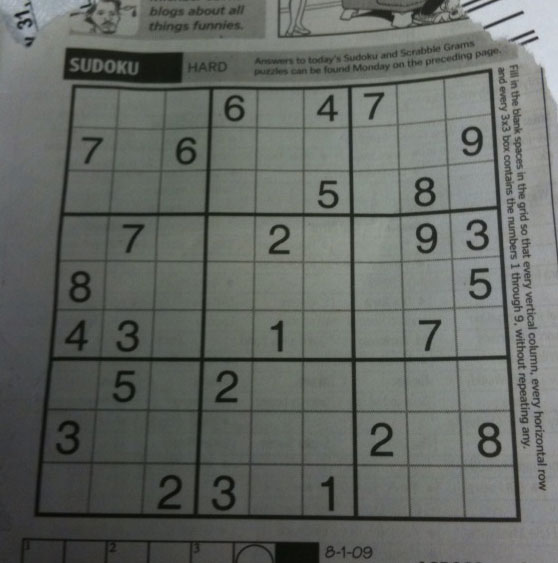
#> input picture Data_image_from_opencv/sudoku.png, 558 x 563 px
$ python Otsu_Binarization_Thresholding.py
#> lines starting #> are read from the running program, lines starting #| are printed output that depends on the picture; after the words box and inside, x2 and y2 are one past the last pixel; in counts of white or black regions, pixels touching at a corner belong together
import cv2
import numpy as np
import matplotlib.pyplot as plt

img = cv2.imread('../Data_image_from_opencv/sudoku.png')
#> img is the input picture: shape (563, 558, 3); mean B, G, R 99.5, 104.1, 100
img1 = cv2.cvtColor(img, cv2.COLOR_BGR2RGB)
img = cv2.cvtColor(img, cv2.COLOR_BGR2GRAY)
#> img: shape (563, 558)

# Global thresholding
ret1, th1 = cv2.threshold(img, 127,255,cv2.THRESH_BINARY)
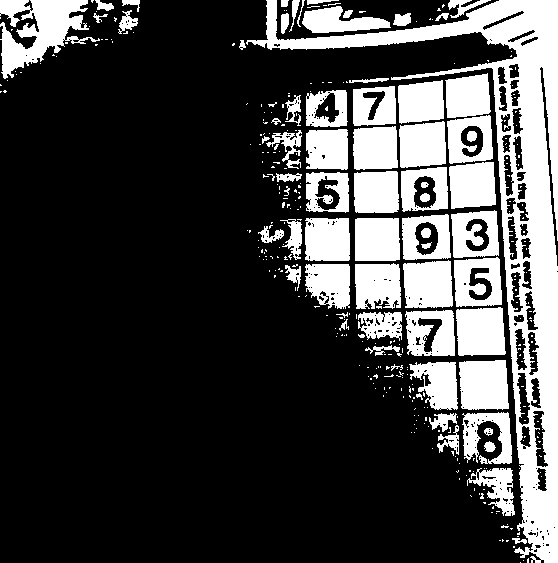
#> th1: shape (563, 558); 26% white; 351 white regions (281 under 20 px), largest, box (x1, y1, x2, y2) and area: (246, 0, 558, 563) 26722, (0, 0, 100, 79) 3842, (459, 360, 509, 410) 2280
th1 = cv2.cvtColor(th1, cv2.COLOR_GRAY2RGB)

# Otsu's thresholding
ret2, th2 = cv2.threshold(img, 0,255,cv2.THRESH_BINARY+cv2.THRESH_OTSU)
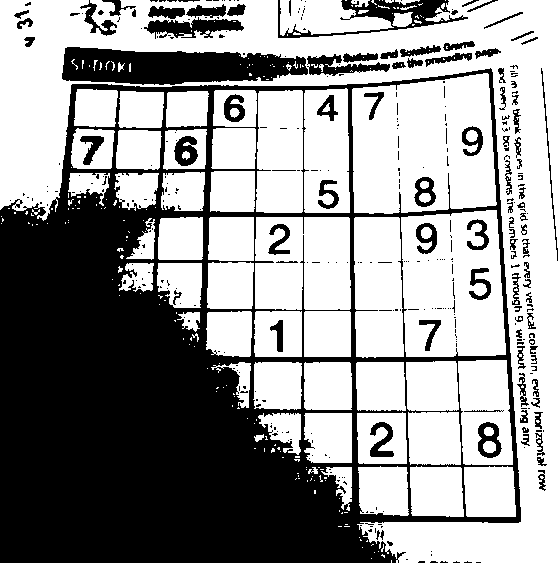
#> th2: shape (563, 558); 59% white; 359 black regions (263 under 20 px), largest, box (x1, y1, x2, y2) and area: (0, 68, 521, 563) 105703, (62, 47, 308, 85) 6806, (278, 0, 468, 38) 2033
#> ret2 = 97
th2 = cv2.cvtColor(th2, cv2.COLOR_GRAY2RGB)

# Otsu's thresholding after blur by Gauccian
blur = cv2.GaussianBlur(img, (5,5), 0)
ret3, th3 = cv2.threshold(blur, 0,255,cv2.THRESH_BINARY + cv2.THRESH_OTSU)
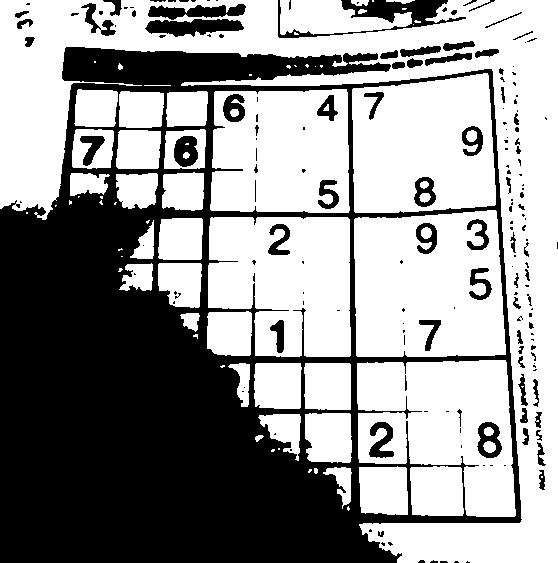
#> th3: shape (563, 558); 58.8% white; 179 black regions (109 under 20 px), largest, box (x1, y1, x2, y2) and area: (0, 47, 522, 563) 115329, (278, 0, 466, 38) 2012, (145, 19, 244, 37) 1189
#> ret3 = 97
th3 = cv2.cvtColor(th3, cv2.COLOR_GRAY2RGB)

plt.subplot(1,4,1), plt.imshow(img1), plt.title('Original'), plt.xticks(), plt.yticks()
plt.subplot(1,4,2), plt.imshow(th1), plt.title('Global thresh'), plt.xticks(), plt.yticks()
plt.subplot(1,4,3), plt.imshow(th2), plt.title("Otsu's Thresh"), plt.xticks(), plt.yticks()
plt.subplot(1,4,4), plt.imshow(th3), plt.title("Otsu's after Bluring"), plt.xticks(), plt.yticks()

plt.show()
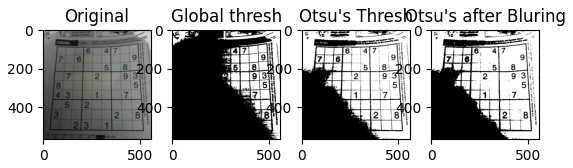
#> figure drawn by matplotlib, 4 panels

$ run again, with Data_image_from_opencv/aloeGT.png copied over Data_image_from_opencv/sudoku.png
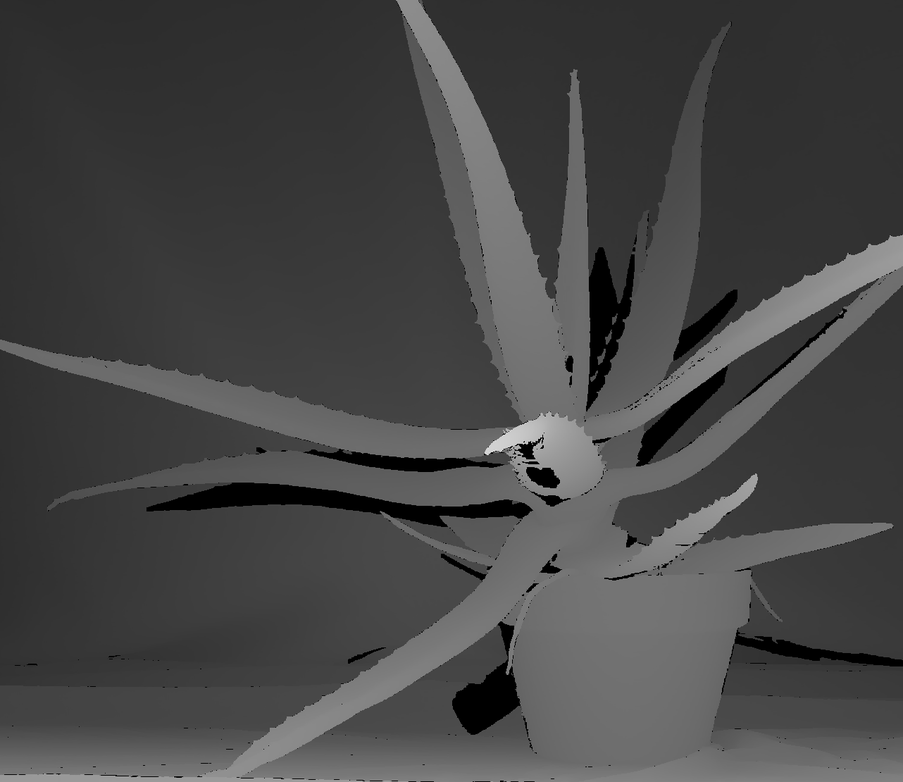
#> input picture Data_image_from_opencv/aloeGT.png, 903 x 782 px, shrunk from 1282 x 1110 before the run
#> img is the input picture: shape (782, 903, 3); min 0, max 233, mean 69.8
#> img: shape (782, 903)
#> `ret1, th1 = cv2.threshold(img, 127,255,cv2.THRESH_BINARY)`:
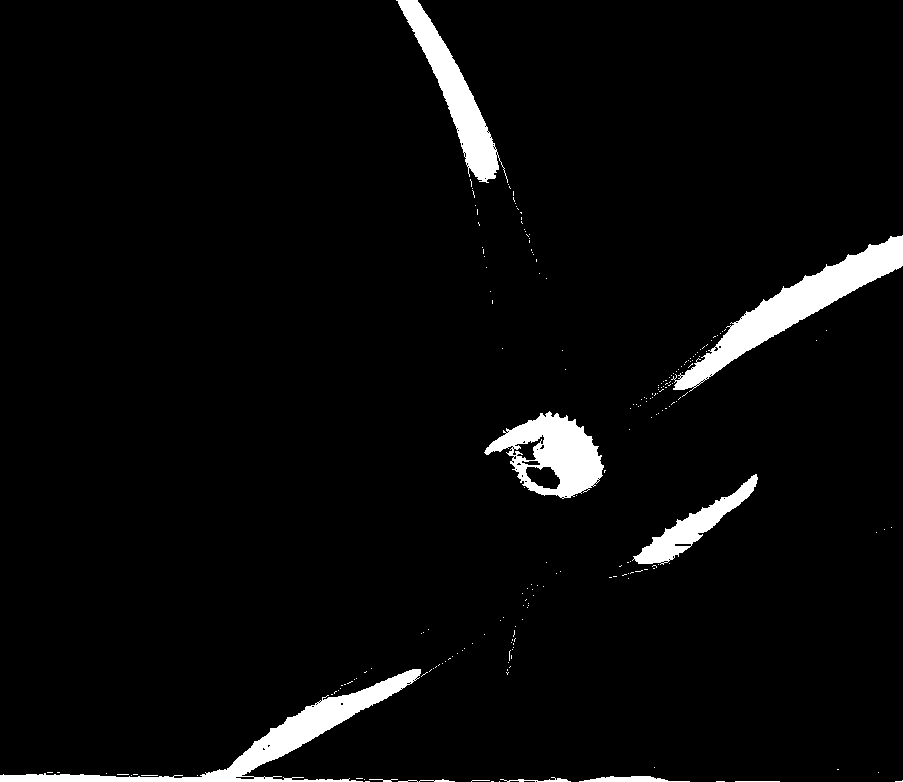
#> th1: shape (782, 903); 4.1% white; 217 white regions (206 under 20 px), largest, box (x1, y1, x2, y2) and area: (671, 235, 903, 392) 7750, (0, 669, 421, 782) 6745, (484, 411, 604, 499) 5333
#> ret2 = 82
#> `plt.show()`:
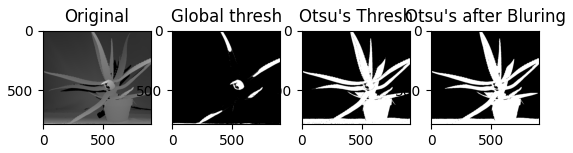
#> figure drawn by matplotlib, 4 panels

$ run again, with Data_image_from_opencv/basketball1.png copied over Data_image_from_opencv/sudoku.png
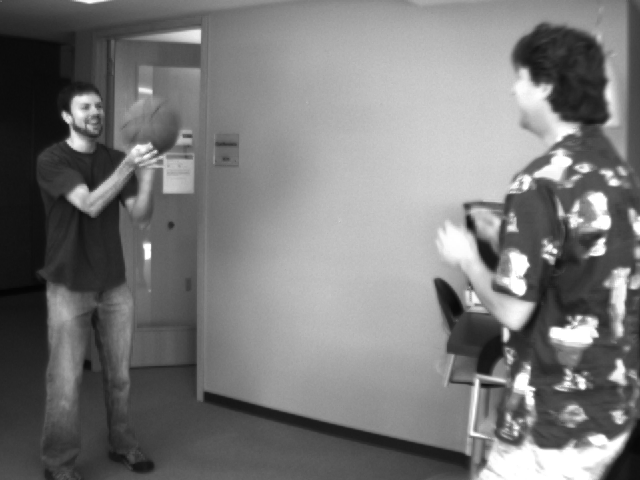
#> input picture Data_image_from_opencv/basketball1.png, 640 x 480 px
#> img is the input picture: shape (480, 640, 3); min 4, max 255, mean 120.3
#> img: shape (480, 640)
#> `ret1, th1 = cv2.threshold(img, 127,255,cv2.THRESH_BINARY)`:
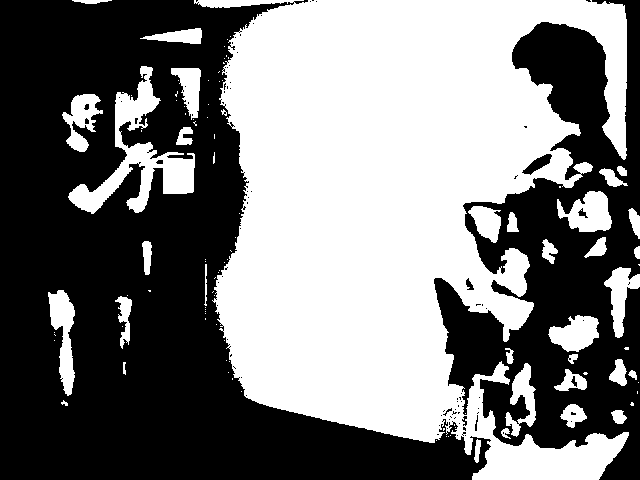
#> th1: shape (480, 640); 47.6% white; 104 white regions (69 under 20 px), largest, box (x1, y1, x2, y2) and area: (194, 0, 629, 480) 127311, (68, 66, 195, 214) 5217, (48, 290, 75, 396) 1502
#> ret2 = 118
#> `plt.show()`:
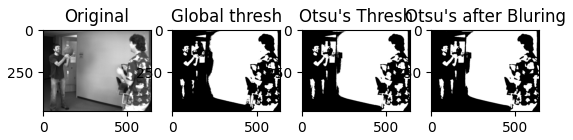
#> figure drawn by matplotlib, 4 panels
